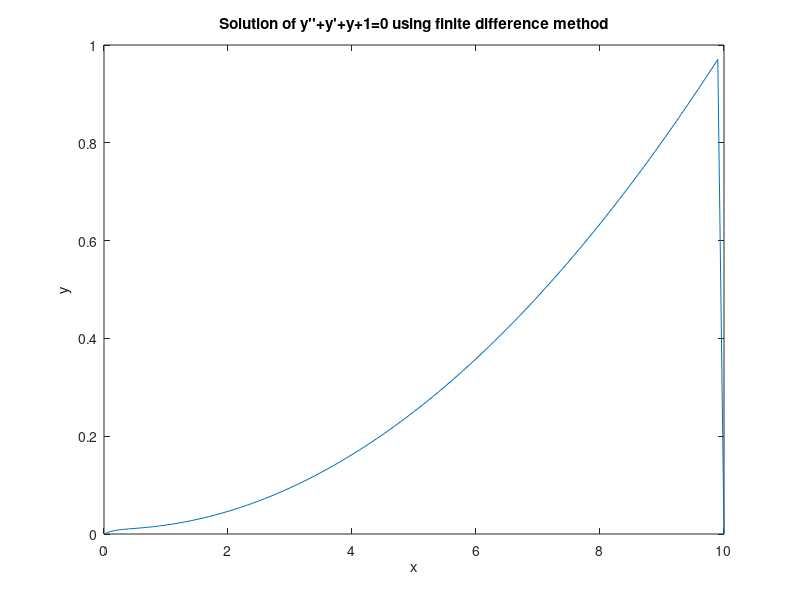

MATLAB code for this plot:
 % Define the parameters

N = 100; % Number of grid points

L = 10; % Length of the domain

h = L/N; % Grid spacing

x = linspace(0, L, N+1); % Grid points

y = zeros(N+1, 1); % Initialize the solution vector



% Define the coefficients

a = ones(N+1, 1);

b = -2*ones(N+1, 1);

c = ones(N+1, 1);

d = -h^2*(x.^2+1);



% Apply the boundary conditions

y(1) = 0;

y(N+1) = 0;



% Solve the system of equations

for i = 2:N

    y(i) = (d(i) - a(i)*y(i-1) - c(i)*y(i+1)) / b(i);

end
y



% Plot the solution

plot(x, y);

xlabel('x');

ylabel('y');

title('Solution of y''''+y''+y+1=0 using finite difference method');


